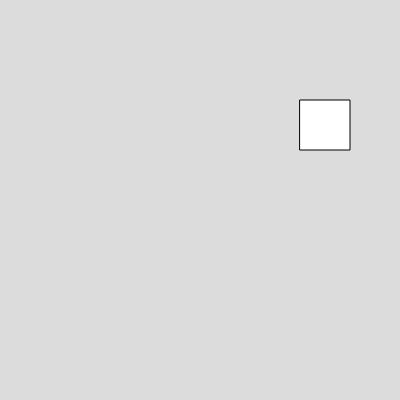
Frame 1 (no input)
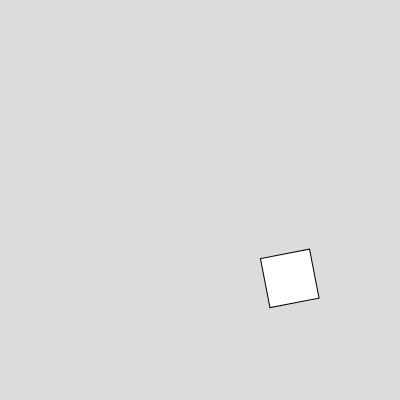
Frame 60 (no input)
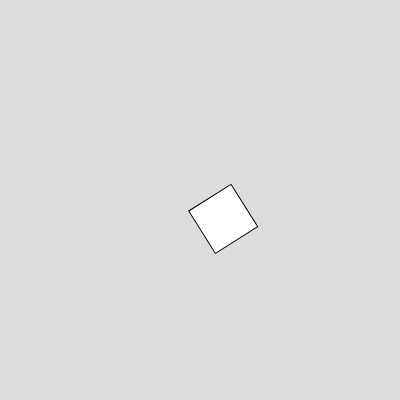
Frame 120 (the mouse pressed at the canvas centre since frame 60)

The p5.js sketch that drew these frames (run headless with seeded random() and noise() and a simulated clock; from frame 60 on, the mouse is pressed at the canvas centre):

// p5.js sketch
// ── sketch.js
var move = 0;
var speed = 0.05;

var found = false;
function setup() {
  createCanvas(400, 400);
   
}

function draw() {
 background(220);
  
  translate(300,200);
  rotate(move);
  rect(0,-100,50,50);
  
  move = move + speed;
  if(move > 5)
    {
      
      speed = -speed;
      
    }
  
  if(move < 0)
    {
      speed = -speed;
      
    }
  

  
  
  
  
  
  
  console.log(found)
  console.log(move)
}
